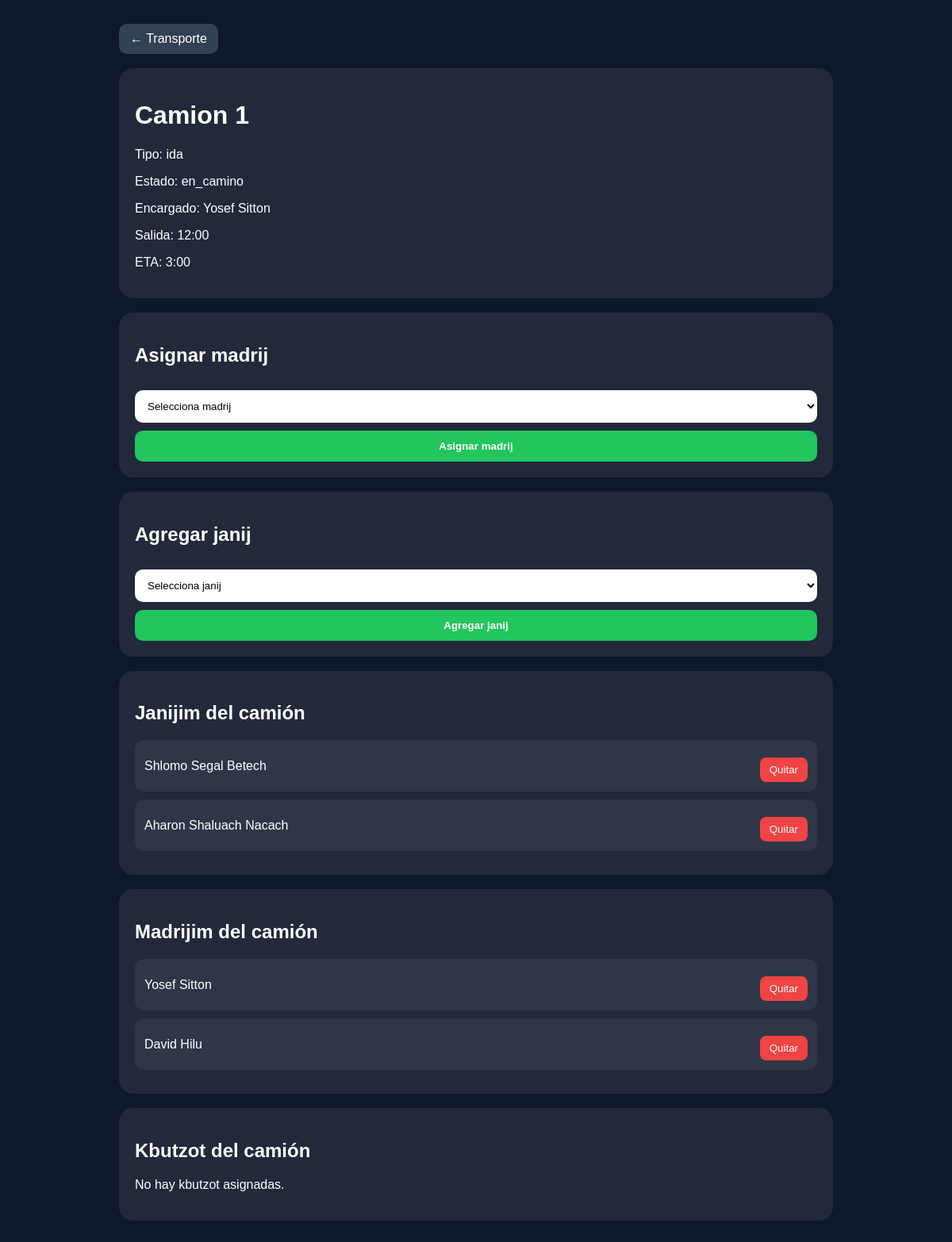
/panel-admin/transporte/1/, run on an earlier commit of the app's database.
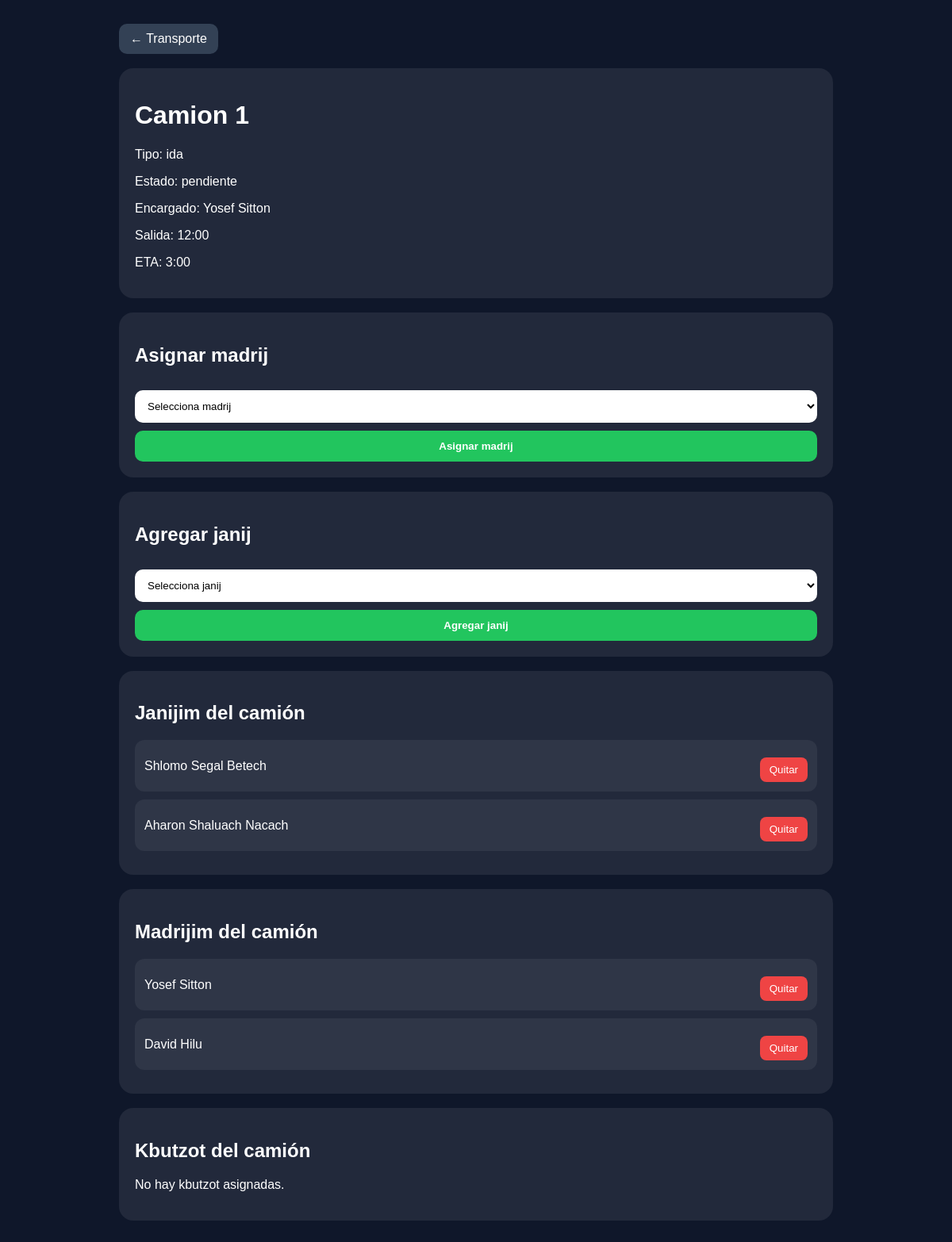
And on a later commit of the database.
### transporte/models.py (models this page shows, shortened)
class Camion(models.Model):
    TIPOS = [
        ('ida', 'Ida'),
        ('regreso', 'Regreso'),
    ]
    ESTADOS = [
        ('pendiente', 'Pendiente'),
        ('saliendo', 'Saliendo'),
        ('en_camino', 'En camino'),
        ('llegando', 'Llegando'),
        ('llego', 'Llegó'),
    ]
    nombre = models.CharField(max_length=100)
    tipo = models.CharField(max_length=20, choices=TIPOS)
    estado = models.CharField(max_length=20, choices=ESTADOS, default='pendiente')
    encargado = models.ForeignKey(
        UsuarioCamp,
        on_delete=models.SET_NULL,
        null=True,
        blank=True,
        limit_choices_to={'tipo': 'madrij'},
        related_name='camiones_encargado'
    )
    hora_salida = models.CharField(max_length=20, blank=True, null=True)
    hora_estimada = models.CharField(max_length=20, blank=True, null=True)
    link_ruta = models.TextField(blank=True, null=True)

### usuarios/models.py (models this page shows, shortened)
class UsuarioCamp(models.Model):
    TIPOS = [
        ('admin', 'Admin'),
        ('madrij', 'Madrij'),
        ('arbitro', 'Arbitro'),
        ('consulta', 'Consulta'),
    ]
    nombre = models.CharField(max_length=100)
    username = models.CharField(max_length=100, unique=True)
    password = models.CharField(max_length=100)
    tipo = models.CharField(max_length=20, choices=TIPOS)

### torneo/views.py (the view, shortened to what this page needs)
# urls.py: path('panel-admin/transporte/<int:camion_id>/', detalle_camion, name='detalle_camion'),
def detalle_camion(request, camion_id):
    camion = get_object_or_404(Camion, id=camion_id)
    madrijim = CamionMadrij.objects.filter(camion=camion)
    janijim = CamionJanij.objects.filter(camion=camion)
    madrijim_disponibles = UsuarioCamp.objects.filter(tipo='madrij')
    janijim_disponibles = Janij.objects.all().order_by('nombre')
    return render(request, 'detalle_camion.html', {
        'camion': camion,
        'madrijim': madrijim,
        'janijim': janijim,
        'madrijim_disponibles': madrijim_disponibles,
        'janijim_disponibles': janijim_disponibles,
    })

### templates/detalle_camion.html (shortened to what this page needs)
<!DOCTYPE html>
<html lang="es">
<head>
</head>
<body>
<div class="container">
    <a class="back" href="/panel-admin/transporte/">← Transporte</a>
    <div class="card">
        <h1>{{ camion.nombre }}</h1>
        <p>Tipo: {{ camion.tipo }}</p>
        <p>Estado: {{ camion.estado }}</p>
        <p>Encargado: {% if camion.encargado %}{{ camion.encargado.nombre }}{% else %}Sin asignar{% endif %}</p>
        <p>Salida: {{ camion.hora_salida|default:"-" }}</p>
        <p>ETA: {{ camion.hora_estimada|default:"-" }}</p>
    </div>
    <div class="card">
       <h2>Asignar madrij</h2>
        <form method="POST">
            <select name="madrij_id" required>
                <option value="">Selecciona madrij</option>
            </select>
            <button class="green" type="submit">Asignar madrij</button>
        </form>
    </div>
    <div class="card">
        <h2>Agregar janij</h2>
        <form method="POST">
            <select name="janij_id" required>
                <option value="">Selecciona janij</option>
            </select>
            <button class="green" type="submit">Agregar janij</button>
       </form>
</div>
<div class="card">
    <h2>Janijim del camión</h2>
    {% for j in janijim %}
        <div class="row">
            <div>{{ j.janij.nombre }}</div>
            <form method="POST" action="/panel-admin/transporte/{{ camion.id }}/quitar-janij/{{ j.id }}/">
                <button class="red" type="submit">Quitar</button>
            </form>
        </div>
    {% empty %}
        <p>No hay janijim asignados.</p>
    {% endfor %}
</div>
    <div class="card">
        <h2>Madrijim del camión</h2>
        {% for m in madrijim %}
            <div class="row">
                <div>{{ m.madrij.nombre }}</div>
                <form method="POST" action="/panel-admin/transporte/{{ camion.id }}/quitar-madrij/{{ m.id }}/">
                    <button class="red" type="submit">Quitar</button>
                </form>
            </div>
        {% empty %}
            <p>No hay madrijim asignados.</p>
        {% endfor %}
    </div>
    <div class="card">
        <h2>Kbutzot del camión</h2>
        {% for k in kbutzot %}
            <div class="row">
                <div>{{ k.kbutza.nombre }}</div>
                <form method="POST" action="/panel-admin/transporte/{{ camion.id }}/quitar-kbutza/{{ k.id }}/">
                    {% csrf_token %}
                    <button class="red" type="submit">Quitar</button>
                </form>
            </div>
        {% empty %}
            <p>No hay kbutzot asignadas.</p>
        {% endfor %}
    </div>
</div>
</body>
</html>

What changed in the data, as far as the page shows it:
changed Camion "Camion 1": estado "en_camino" → "pendiente"
